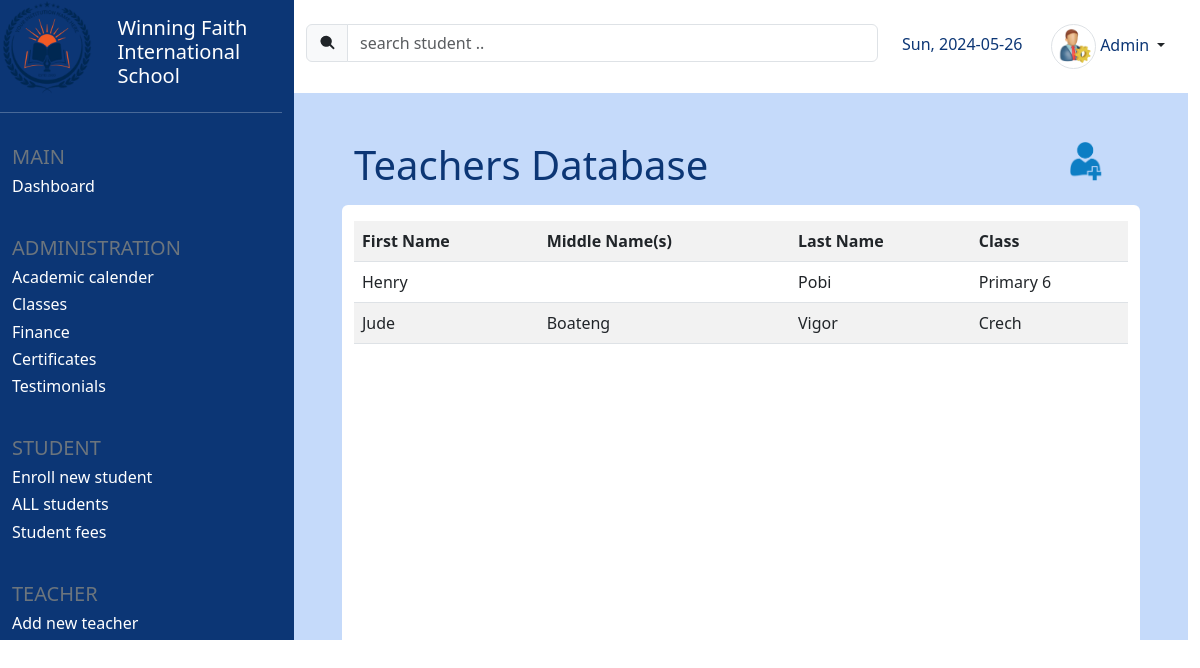
Page /teachers (signed in) on the committed database.
### core/models.py (models this page shows, shortened)
class Teacher(models.Model):
    id = models.UUIDField(primary_key=True, default=uuid.uuid4)
    fname = models.CharField(max_length=25)
    lname = models.CharField(max_length=25)
    other_names = models.CharField(max_length=100, blank=True)
    assigned_class = models.ForeignKey(Classroom, on_delete=models.CASCADE)

class Classroom(models.Model):
    id = models.UUIDField(primary_key=True, default=uuid.uuid4)
    name = models.CharField(max_length=25)
    num_of_students = models.IntegerField(blank = True, default=0)
    class_teacher = models.CharField(max_length=100)
    category = models.CharField(max_length=30, default = 'None')
    def __str__(self):
        return f'{self.name}'

### core/views.py (the view)
# urls.py: path('teachers', views.display_teachers, name='teachers'),
@login_required(login_url='login')
def display_teachers(request):
    teachers = Teacher.objects.all().order_by('fname', 'lname')
    context = {
        'teachers': teachers
    }
    return render(request, 'display_teachers.html', context)

### templates/display_teachers.html (shortened to what this page needs)
{% extends 'student_info.html' %}
{% load static %}
{% block content %}
<div class="container-fluid row home mt-4 p-5">
    {% block db_table_header %}
    <div class="row mb-3 w-100">
        <div class="col col-lg-6">
            <h5 class="d-inline blue-text display-6">
                {% block db_table_header_text %}
                Teachers Database
                {% endblock %}
            </h5>
        </div>
        <div class="col col-lg-6">
            <span class="d-inline float-end">
                {% block db_table_header_icon %}
                <a href="{% url 'add_teacher' %}" class="text-decoration-none" title="new student">
                        <img src="{% static 'add_student.png' %}" width="35" height="35" class="img-fluid">
                </a>
                {% endblock db_table_header_icon %}
            </span>
        </div>
    </div>
    {% endblock db_table_header %}
    <div class="container bg-white rounded pt-3 pb-4">
        <div class="" style="height: 450px; overflow-y: auto;">
            {% block db_table %}
            <table class="table table-striped">
                <tr>
                    <th>First Name</th>
                    <th>Middle Name(s)</th>
                    <th>Last Name</th>
                    <th>Class</th>
                </tr>
                {% for teacher in teachers %}
                <tr>
                    <td>{{teacher.fname}}</td>
                    <td>{{teacher.other_names}}</td>
                    <td>{{teacher.lname}}</td>
                    <td>{{teacher.assigned_class}}</td>
                </tr>
                {% endfor %}
            </table>
            {% endblock db_table %}
        </div>
    </div>
</div>
{% endblock content %}

### static/styles.css (style rules this page uses)
.blue-text { color: #0c3675; }
.home { background-color: #c5dafa; }

### rows in the picture
Teacher: fname "Henry", lname "Pobi", assigned_class "Primary 6"
Teacher: fname "Jude", other_names "Boateng", lname "Vigor", assigned_class "Crech"
